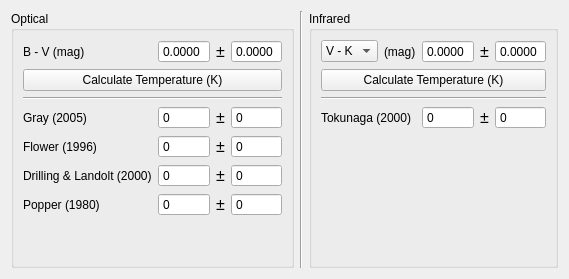
          <widget class="QWidget" name="tab_11">
           <attribute name="title">
            <string>Temperature Estimation</string>
           </attribute>
           <layout class="QGridLayout" name="gridLayout_25">
            <item row="0" column="0">
             <widget class="QGroupBox" name="groupBox_23">
              <property name="title">
               <string>Optical</string>
              </property>
              <layout class="QGridLayout" name="gridLayout_27">
               <item row="0" column="2">
                <widget class="QLabel" name="label_29">
                 <property name="font">
                  <font>
                   <pointsize>12</pointsize>
                  </font>
                 </property>
                 <property name="text">
                  <string>±</string>
                 </property>
                 <property name="alignment">
                  <set>Qt::AlignCenter</set>
                 </property>
                </widget>
               </item>
               <item row="0" column="0">
                <widget class="QLabel" name="label_14">
                 <property name="text">
                  <string>B - V (mag)</string>
                 </property>
                </widget>
               </item>
               <item row="5" column="2">
                <widget class="QLabel" name="label_32">
                 <property name="font">
                  <font>
                   <pointsize>12</pointsize>
                  </font>
                 </property>
                 <property name="text">
                  <string>±</string>
                 </property>
                 <property name="alignment">
                  <set>Qt::AlignCenter</set>
                 </property>
                </widget>
               </item>
               <item row="4" column="2">
                <widget class="QLabel" name="label_31">
                 <property name="font">
                  <font>
                   <pointsize>12</pointsize>
                  </font>
                 </property>
                 <property name="text">
                  <string>±</string>
                 </property>
                 <property name="alignment">
                  <set>Qt::AlignCenter</set>
                 </property>
                </widget>
               </item>
               <item row="1" column="0" colspan="4">
                <widget class="QPushButton" name="t_color_calc_hot_btn">
                 <property name="text">
                  <string>Calculate Temperature (K)</string>
                 </property>
                </widget>
               </item>
               <item row="5" column="0">
                <widget class="QLabel" name="label_17">
                 <property name="text">
                  <string>Drilling &amp; Landolt (2000)</string>
                 </property>
                </widget>
               </item>
               <item row="4" column="0">
                <widget class="QLabel" name="label_16">
                 <property name="text">
                  <string>Flower (1996)</string>
                 </property>
                </widget>
               </item>
               <item row="3" column="2">
                <widget class="QLabel" name="label_30">
                 <property name="font">
                  <font>
                   <pointsize>12</pointsize>
                  </font>
                 </property>
                 <property name="text">
                  <string>±</string>
                 </property>
                 <property name="alignment">
                  <set>Qt::AlignCenter</set>
                 </property>
                </widget>
               </item>
               <item row="3" column="0">
                <widget class="QLabel" name="label_15">
                 <property name="text">
                  <string>Gray (2005)</string>
                 </property>
                </widget>
               </item>
               <item row="6" column="2">
                <widget class="QLabel" name="label_33">
                 <property name="font">
                  <font>
                   <pointsize>12</pointsize>
                  </font>
                 </property>
                 <property name="text">
                  <string>±</string>
                 </property>
                 <property name="alignment">
                  <set>Qt::AlignCenter</set>
                 </property>
                </widget>
               </item>
               <item row="6" column="0">
                <widget class="QLabel" name="label_18">
                 <property name="text">
                  <string>Popper (1980)</string>
                 </property>
                </widget>
               </item>
               <item row="2" column="0" colspan="4">
                <widget class="Line" name="line_2">
                 <property name="orientation">
                  <enum>Qt::Horizontal</enum>
                 </property>
                </widget>
               </item>
               <item row="7" column="1">
                <spacer name="verticalSpacer_5">
                 <property name="orientation">
                  <enum>Qt::Vertical</enum>
                 </property>
                 <property name="sizeHint" stdset="0">
                  <size>
                   <width>20</width>
                   <height>40</height>
                  </size>
                 </property>
                </spacer>
               </item>
               <item row="3" column="1">
                <widget class="QSpinBox" name="t_color_gray_otpt">
                 <property name="readOnly">
                  <bool>true</bool>
                 </property>
                 <property name="buttonSymbols">
                  <enum>QAbstractSpinBox::NoButtons</enum>
                 </property>
                 <property name="maximum">
                  <number>999999</number>
                 </property>
                </widget>
               </item>
               <item row="3" column="3">
                <widget class="QSpinBox" name="t_color_gray_err_otpt">
                 <property name="readOnly">
                  <bool>true</bool>
                 </property>
                 <property name="buttonSymbols">
                  <enum>QAbstractSpinBox::NoButtons</enum>
                 </property>
                 <property name="maximum">
                  <number>999999</number>
                 </property>
                </widget>
               </item>
               <item row="4" column="3">
                <widget class="QSpinBox" name="t_color_flower_err_otpt">
                 <property name="readOnly">
                  <bool>true</bool>
                 </property>
                 <property name="buttonSymbols">
                  <enum>QAbstractSpinBox::NoButtons</enum>
                 </property>
                 <property name="maximum">
                  <number>999999</number>
                 </property>
                </widget>
               </item>
               <item row="5" column="3">
                <widget class="QSpinBox" name="t_color_dl_err_otpt">
                 <property name="readOnly">
                  <bool>true</bool>
                 </property>
                 <property name="buttonSymbols">
                  <enum>QAbstractSpinBox::NoButtons</enum>
                 </property>
                 <property name="maximum">
                  <number>999999</number>
                 </property>
                </widget>
               </item>
               <item row="6" column="3">
                <widget class="QSpinBox" name="t_color_popper_err_otpt">
                 <property name="readOnly">
                  <bool>true</bool>
                 </property>
                 <property name="buttonSymbols">
                  <enum>QAbstractSpinBox::NoButtons</enum>
                 </property>
                 <property name="maximum">
                  <number>999999</number>
                 </property>
                </widget>
               </item>
               <item row="5" column="1">
                <widget class="QSpinBox" name="t_color_dl_otpt">
                 <property name="readOnly">
                  <bool>true</bool>
                 </property>
                 <property name="buttonSymbols">
                  <enum>QAbstractSpinBox::NoButtons</enum>
                 </property>
                 <property name="maximum">
                  <number>999999</number>
                 </property>
                </widget>
               </item>
               <item row="6" column="1">
                <widget class="QSpinBox" name="t_color_popper_otpt">
                 <property name="readOnly">
                  <bool>true</bool>
                 </property>
                 <property name="buttonSymbols">
                  <enum>QAbstractSpinBox::NoButtons</enum>
                 </property>
                 <property name="maximum">
                  <number>999999</number>
                 </property>
                </widget>
               </item>
               <item row="4" column="1">
                <widget class="QSpinBox" name="t_color_flower_otpt">
                 <property name="readOnly">
                  <bool>true</bool>
                 </property>
                 <property name="buttonSymbols">
                  <enum>QAbstractSpinBox::NoButtons</enum>
                 </property>
                 <property name="maximum">
                  <number>999999</number>
                 </property>
                </widget>
               </item>
               <item row="0" column="1">
                <widget class="QDoubleSpinBox" name="t_color_bv_ipt">
                 <property name="buttonSymbols">
                  <enum>QAbstractSpinBox::NoButtons</enum>
                 </property>
                 <property name="decimals">
                  <number>4</number>
                 </property>
                 <property name="minimum">
                  <double>-9.000000000000000</double>
                 </property>
                 <property name="maximum">
                  <double>9.000000000000000</double>
                 </property>
                </widget>
               </item>
               <item row="0" column="3">
                <widget class="QDoubleSpinBox" name="t_color_bv_err_ipt">
                 <property name="buttonSymbols">
                  <enum>QAbstractSpinBox::NoButtons</enum>
                 </property>
                 <property name="decimals">
                  <number>4</number>
                 </property>
                 <property name="minimum">
                  <double>0.000000000000000</double>
                 </property>
                 <property name="maximum">
                  <double>2.000000000000000</double>
                 </property>
                </widget>
               </item>
              </layout>
             </widget>
            </item>
            <item row="0" column="1">
             <widget class="Line" name="line_8">
              <property name="orientation">
               <enum>Qt::Vertical</enum>
              </property>
             </widget>
            </item>
            <item row="0" column="2">
             <widget class="QGroupBox" name="groupBox_24">
              <property name="title">
               <string>Infrared</string>
              </property>
              <layout class="QGridLayout" name="gridLayout_30">
               <item row="3" column="3">
                <widget class="QLabel" name="label_47">
                 <property name="sizePolicy">
                  <sizepolicy hsizetype="Minimum" vsizetype="Preferred">
                   <horstretch>0</horstretch>
                   <verstretch>0</verstretch>
                  </sizepolicy>
                 </property>
                 <property name="font">
                  <font>
                   <pointsize>12</pointsize>
                  </font>
                 </property>
                 <property name="text">
                  <string>±</string>
                 </property>
                 <property name="alignment">
                  <set>Qt::AlignCenter</set>
                 </property>
                </widget>
               </item>
               <item row="1" column="0" colspan="5">
                <widget class="QPushButton" name="t_color_calc_cool_btn">
                 <property name="text">
                  <string>Calculate Temperature (K)</string>
                 </property>
                </widget>
               </item>
               <item row="0" column="1">
                <widget class="QLabel" name="label_34">
                 <property name="text">
                  <string>(mag)</string>
                 </property>
                </widget>
               </item>
               <item row="2" column="0" colspan="5">
                <widget class="Line" name="line_11">
                 <property name="orientation">
                  <enum>Qt::Horizontal</enum>
                 </property>
                </widget>
               </item>
               <item row="0" column="3">
                <widget class="QLabel" name="label_37">
                 <property name="sizePolicy">
                  <sizepolicy hsizetype="Minimum" vsizetype="Preferred">
                   <horstretch>0</horstretch>
                   <verstretch>0</verstretch>
                  </sizepolicy>
                 </property>
                 <property name="font">
                  <font>
                   <pointsize>12</pointsize>
                  </font>
                 </property>
                 <property name="text">
                  <string>±</string>
                 </property>
                 <property name="alignment">
                  <set>Qt::AlignCenter</set>
                 </property>
                </widget>
               </item>
               <item row="4" column="2">
                <spacer name="verticalSpacer_4">
                 <property name="orientation">
                  <enum>Qt::Vertical</enum>
                 </property>
                 <property name="sizeHint" stdset="0">
                  <size>
                   <width>0</width>
                   <height>0</height>
                  </size>
                 </property>
                </spacer>
               </item>
               <item row="3" column="4">
                <widget class="QSpinBox" name="t_color_tokunaga_err_otpt">
                 <property name="readOnly">
                  <bool>true</bool>
                 </property>
                 <property name="buttonSymbols">
                  <enum>QAbstractSpinBox::NoButtons</enum>
                 </property>
                 <property name="maximum">
                  <number>999999</number>
                 </property>
                </widget>
               </item>
               <item row="3" column="2">
                <widget class="QSpinBox" name="t_color_tokunaga_otpt">
                 <property name="readOnly">
                  <bool>true</bool>
                 </property>
                 <property name="buttonSymbols">
                  <enum>QAbstractSpinBox::NoButtons</enum>
                 </property>
                 <property name="maximum">
                  <number>999999</number>
                 </property>
                </widget>
               </item>
               <item row="0" column="0">
                <widget class="QComboBox" name="t_color_cool_combobox">
                 <item>
                  <property name="text">
                   <string>V - K</string>
                  </property>
                 </item>
                 <item>
                  <property name="text">
                   <string>J - H</string>
                  </property>
                 </item>
                 <item>
                  <property name="text">
                   <string>H - K</string>
                  </property>
                 </item>
                </widget>
               </item>
               <item row="0" column="2">
                <widget class="QDoubleSpinBox" name="t_color_cool_ipt">
                 <property name="buttonSymbols">
                  <enum>QAbstractSpinBox::NoButtons</enum>
                 </property>
                 <property name="decimals">
                  <number>4</number>
                 </property>
                 <property name="minimum">
                  <double>-9.000000000000000</double>
                 </property>
                 <property name="maximum">
                  <double>9.000000000000000</double>
                 </property>
                </widget>
               </item>
               <item row="0" column="4">
                <widget class="QDoubleSpinBox" name="t_color_cool_err_ipt">
                 <property name="buttonSymbols">
                  <enum>QAbstractSpinBox::NoButtons</enum>
                 </property>
                 <property name="decimals">
                  <number>4</number>
                 </property>
                 <property name="minimum">
                  <double>0.000000000000000</double>
                 </property>
                 <property name="maximum">
                  <double>2.000000000000000</double>
                 </property>
                </widget>
               </item>
               <item row="3" column="0" colspan="2">
                <widget class="QLabel" name="label_49">
                 <property name="sizePolicy">
                  <sizepolicy hsizetype="Minimum" vsizetype="Preferred">
                   <horstretch>0</horstretch>
                   <verstretch>0</verstretch>
                  </sizepolicy>
                 </property>
                 <property name="text">
                  <string>Tokunaga (2000)</string>
                 </property>
                </widget>
               </item>
              </layout>
             </widget>
            </item>
           </layout>
          </widget>
